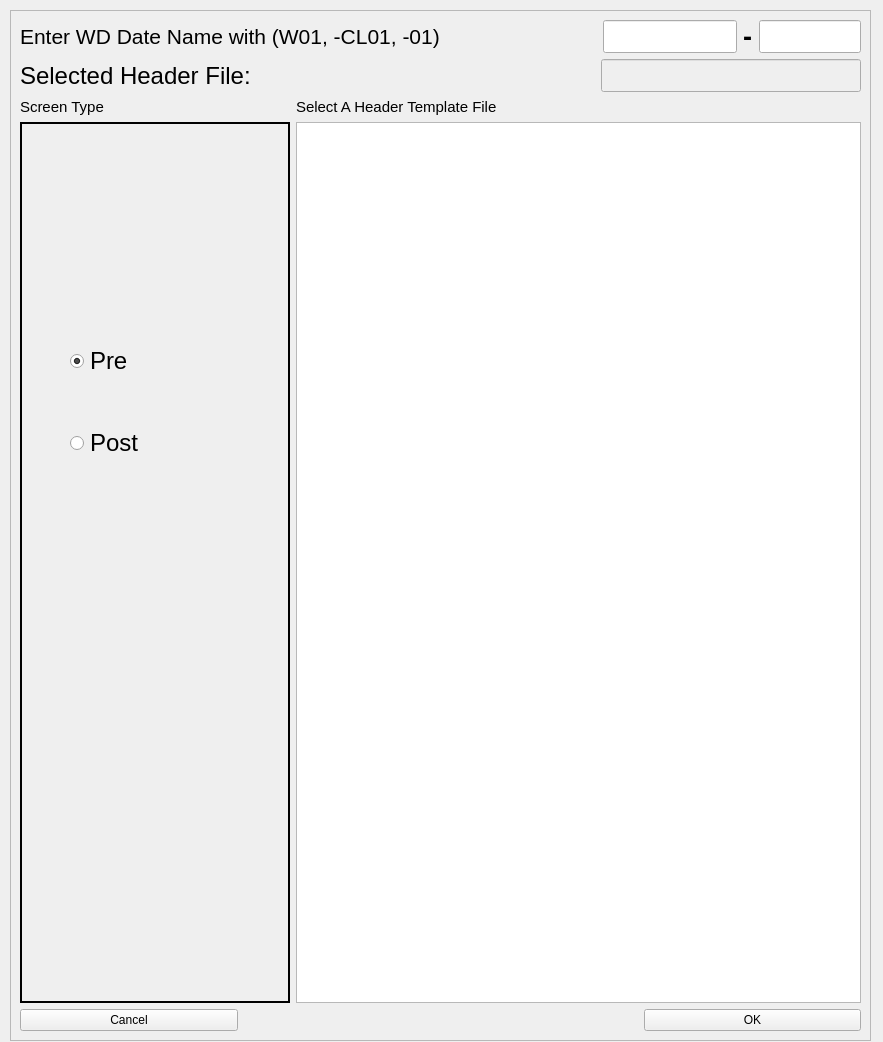
<?xml version="1.0" encoding="UTF-8"?>
<ui version="4.0">
 <class>Dialog</class>
 <widget class="QDialog" name="Dialog">
  <property name="geometry">
   <rect>
    <x>0</x>
    <y>0</y>
    <width>883</width>
    <height>1042</height>
   </rect>
  </property>
  <property name="windowTitle">
   <string>Enter New W&amp;D Data File</string>
  </property>
  <widget class="QFrame" name="frame">
   <property name="geometry">
    <rect>
     <x>10</x>
     <y>10</y>
     <width>861</width>
     <height>1031</height>
    </rect>
   </property>
   <property name="sizePolicy">
    <sizepolicy hsizetype="Minimum" vsizetype="Minimum">
     <horstretch>0</horstretch>
     <verstretch>0</verstretch>
    </sizepolicy>
   </property>
   <property name="minimumSize">
    <size>
     <width>15</width>
     <height>15</height>
    </size>
   </property>
   <property name="frameShape">
    <enum>QFrame::StyledPanel</enum>
   </property>
   <property name="frameShadow">
    <enum>QFrame::Raised</enum>
   </property>
   <layout class="QGridLayout" name="gridLayout">
    <item row="0" column="0" colspan="2">
     <layout class="QHBoxLayout" name="horizontalLayout">
      <item>
       <widget class="QLabel" name="label">
        <property name="font">
         <font>
          <pointsize>16</pointsize>
         </font>
        </property>
        <property name="text">
         <string>Enter WD Date Name with (W01, -CL01, -01)</string>
        </property>
       </widget>
      </item>
      <item>
       <widget class="QLineEdit" name="lineEdit">
        <property name="enabled">
         <bool>true</bool>
        </property>
        <property name="sizePolicy">
         <sizepolicy hsizetype="Expanding" vsizetype="Minimum">
          <horstretch>0</horstretch>
          <verstretch>0</verstretch>
         </sizepolicy>
        </property>
        <property name="maximumSize">
         <size>
          <width>134</width>
          <height>16777215</height>
         </size>
        </property>
        <property name="font">
         <font>
          <pointsize>16</pointsize>
         </font>
        </property>
        <property name="maxLength">
         <number>660</number>
        </property>
        <property name="echoMode">
         <enum>QLineEdit::Normal</enum>
        </property>
       </widget>
      </item>
      <item>
       <widget class="QLabel" name="label_5">
        <property name="sizePolicy">
         <sizepolicy hsizetype="Minimum" vsizetype="Preferred">
          <horstretch>0</horstretch>
          <verstretch>0</verstretch>
         </sizepolicy>
        </property>
        <property name="maximumSize">
         <size>
          <width>10</width>
          <height>16777215</height>
         </size>
        </property>
        <property name="font">
         <font>
          <pointsize>20</pointsize>
          <weight>75</weight>
          <bold>true</bold>
         </font>
        </property>
        <property name="text">
         <string>-</string>
        </property>
       </widget>
      </item>
      <item>
       <widget class="QLineEdit" name="lineEdit_3">
        <property name="sizePolicy">
         <sizepolicy hsizetype="Minimum" vsizetype="Preferred">
          <horstretch>0</horstretch>
          <verstretch>0</verstretch>
         </sizepolicy>
        </property>
        <property name="minimumSize">
         <size>
          <width>100</width>
          <height>0</height>
         </size>
        </property>
        <property name="maximumSize">
         <size>
          <width>102</width>
          <height>16777215</height>
         </size>
        </property>
       </widget>
      </item>
     </layout>
    </item>
    <item row="1" column="0" colspan="2">
     <layout class="QHBoxLayout" name="horizontalLayout_2">
      <item>
       <widget class="QLabel" name="label_2">
        <property name="font">
         <font>
          <pointsize>18</pointsize>
         </font>
        </property>
        <property name="text">
         <string>Selected Header File:</string>
        </property>
       </widget>
      </item>
      <item>
       <widget class="QLineEdit" name="lineEdit_2">
        <property name="enabled">
         <bool>false</bool>
        </property>
        <property name="sizePolicy">
         <sizepolicy hsizetype="Expanding" vsizetype="Minimum">
          <horstretch>0</horstretch>
          <verstretch>0</verstretch>
         </sizepolicy>
        </property>
        <property name="maximumSize">
         <size>
          <width>260</width>
          <height>16777215</height>
         </size>
        </property>
        <property name="font">
         <font>
          <pointsize>16</pointsize>
         </font>
        </property>
        <property name="maxLength">
         <number>660</number>
        </property>
        <property name="echoMode">
         <enum>QLineEdit::Normal</enum>
        </property>
       </widget>
      </item>
     </layout>
    </item>
    <item row="2" column="0">
     <widget class="QLabel" name="label_3">
      <property name="font">
       <font>
        <pointsize>11</pointsize>
       </font>
      </property>
      <property name="text">
       <string>Screen Type</string>
      </property>
     </widget>
    </item>
    <item row="2" column="1">
     <widget class="QLabel" name="label_4">
      <property name="font">
       <font>
        <pointsize>11</pointsize>
       </font>
      </property>
      <property name="text">
       <string>Select A Header Template File</string>
      </property>
     </widget>
    </item>
    <item row="3" column="0">
     <widget class="QFrame" name="frame_2">
      <property name="sizePolicy">
       <sizepolicy hsizetype="Fixed" vsizetype="Preferred">
        <horstretch>0</horstretch>
        <verstretch>0</verstretch>
       </sizepolicy>
      </property>
      <property name="minimumSize">
       <size>
        <width>270</width>
        <height>0</height>
       </size>
      </property>
      <property name="frameShape">
       <enum>QFrame::Box</enum>
      </property>
      <property name="frameShadow">
       <enum>QFrame::Plain</enum>
      </property>
      <property name="lineWidth">
       <number>2</number>
      </property>
      <widget class="QWidget" name="">
       <property name="geometry">
        <rect>
         <x>50</x>
         <y>180</y>
         <width>131</width>
         <height>201</height>
        </rect>
       </property>
       <layout class="QVBoxLayout" name="verticalLayout">
        <item>
         <widget class="QRadioButton" name="radioButton">
          <property name="font">
           <font>
            <pointsize>18</pointsize>
           </font>
          </property>
          <property name="text">
           <string>Pre</string>
          </property>
          <property name="checked">
           <bool>true</bool>
          </property>
         </widget>
        </item>
        <item>
         <widget class="QRadioButton" name="radioButton_2">
          <property name="font">
           <font>
            <pointsize>18</pointsize>
           </font>
          </property>
          <property name="text">
           <string>Post</string>
          </property>
         </widget>
        </item>
       </layout>
      </widget>
     </widget>
    </item>
    <item row="3" column="1">
     <widget class="QListWidget" name="listWidget"/>
    </item>
    <item row="4" column="0" colspan="2">
     <layout class="QHBoxLayout" name="horizontalLayout_39">
      <item>
       <widget class="QPushButton" name="pushButton">
        <property name="sizePolicy">
         <sizepolicy hsizetype="Minimum" vsizetype="Minimum">
          <horstretch>0</horstretch>
          <verstretch>0</verstretch>
         </sizepolicy>
        </property>
        <property name="text">
         <string>Cancel</string>
        </property>
        <property name="autoDefault">
         <bool>false</bool>
        </property>
       </widget>
      </item>
      <item>
       <spacer name="horizontalSpacer">
        <property name="orientation">
         <enum>Qt::Horizontal</enum>
        </property>
        <property name="sizeType">
         <enum>QSizePolicy::Fixed</enum>
        </property>
        <property name="sizeHint" stdset="0">
         <size>
          <width>400</width>
          <height>20</height>
         </size>
        </property>
       </spacer>
      </item>
      <item>
       <widget class="QPushButton" name="pushButton_2">
        <property name="sizePolicy">
         <sizepolicy hsizetype="Minimum" vsizetype="Minimum">
          <horstretch>0</horstretch>
          <verstretch>0</verstretch>
         </sizepolicy>
        </property>
        <property name="text">
         <string>OK</string>
        </property>
        <property name="autoDefault">
         <bool>false</bool>
        </property>
       </widget>
      </item>
     </layout>
    </item>
   </layout>
  </widget>
 </widget>
 <resources/>
 <connections/>
</ui>
